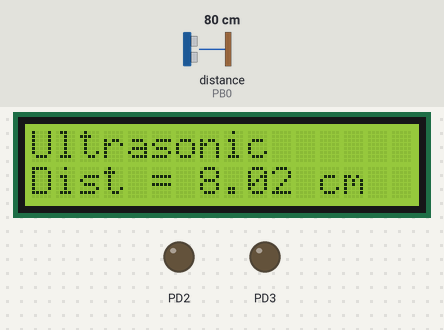
Recording of a program running on a simulated ATmega328P, built with avr-gcc and emulated at 0.8 MHz. Parts: 16×2 character LCD, output pins drawn as LEDs (lit = HIGH). Wiring (inferred from the names in the program): ultrasonic range finder: trigger PB1; echo PB0; character LCD (HD44780): RS PD0; E PD1; data PD4, PD5, PD6, PD7. Inputs (shaded band) come from the test bench; at power-on: distance to the obstacle (sensor on PB0) 80 cm. The echo pulse lasts 58.3 µs per cm; pins used as bus, display or sensor lines are not drawn.

Above: at 1.4 s.
1.5 s: distance to the obstacle (sensor on PB0) set to 4 cm
At 2.3 s:
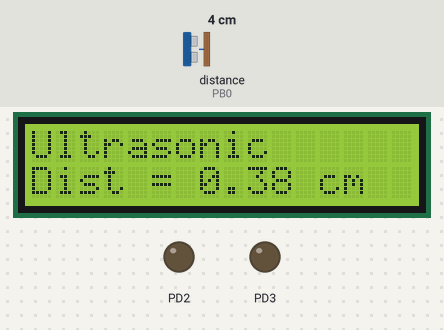
4.6 s: distance to the obstacle (sensor on PB0) set to 2 cm
At 6.2 s:
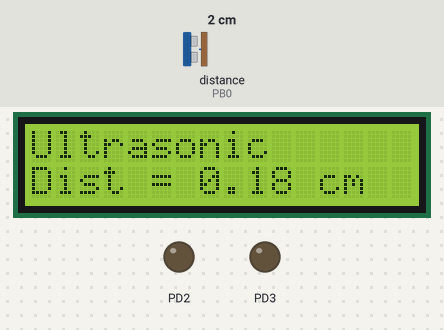
6.5 s: distance to the obstacle (sensor on PB0) set to 19 cm
At 7.5 s:
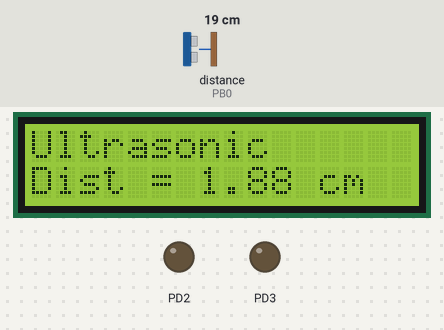
Timing chart, 0 to 9.5 s (numbered marks = the images above; inputs shaded):
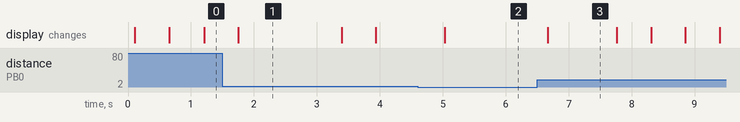

Measured:
- after the input at 1.5 s, the display: changes after 0.26 s (image 1)
- after the input at 4.6 s, the display: changes after 0.43 s (image 2)
- after the input at 6.5 s, the display: changes after 0.17 s (image 3)
- what the display in image 3 shows lasts 1.1 s, from 6.7 s to 7.8 s

The program:

main.cpp
```cpp
/*
   This code is written for an AVR microcontroller to interface with an ultrasonic sensor and display the measured distance on a 16x2 character LCD.
*/

#define F_CPU 800000UL // Define the clock frequency for delay functions
#include <avr/io.h>
#include <avr/interrupt.h>
#include <util/delay.h>
#include <string.h>
#include <stdlib.h>

// Define LCD control pins and trigger pin for the ultrasonic sensor
#define Trigger_pin PB1
#define LCD_Port PORTD
#define LCD_DPin DDRD
#define RSPIN PD0
#define ENPIN PD1

int TimerOverflow = 0; // Counter for Timer1 overflows

// Interrupt service routine for Timer1 overflow
ISR(TIMER1_OVF_vect)
{
    TimerOverflow++;
}

// Function to send a command to the LCD
void LCD_Action(unsigned char cmnd)
{
    LCD_Port = (LCD_Port & 0x0F) | (cmnd & 0xF0); // Send upper nibble
    LCD_Port &= ~(1 << RSPIN); // Select command register (RS = 0)
    LCD_Port |= (1 << ENPIN); // Enable high pulse
    _delay_us(1);
    LCD_Port &= ~(1 << ENPIN); // Disable the enable pin
    _delay_us(200);

    LCD_Port = (LCD_Port & 0x0F) | (cmnd << 4); // Send lower nibble
    LCD_Port |= (1 << ENPIN); // Enable high pulse
    _delay_us(1);
    LCD_Port &= ~(1 << ENPIN); // Disable the enable pin
    _delay_ms(2);
}

// Function to initialize the LCD
void LCD_Init(void)
{
    LCD_DPin = 0xFF; // Set data direction of the LCD port to output
    _delay_ms(15);
    LCD_Action(0x33); // Initialize the LCD in 4-bit mode
    LCD_Action(0x32);
    LCD_Action(0x28); // 4-bit mode, 2 lines, 5x8 font
    LCD_Action(0x02); // Return home (reset the cursor position)
    LCD_Action(0x0C); // Display on, cursor off
    LCD_Action(0x06); // Entry mode: Increment cursor, no display shift
    LCD_Action(0x01); // Clear the display
    _delay_ms(2);
}

// Function to clear the LCD display
void LCD_Clear()
{
    LCD_Action(0x01); // Clear the display
    _delay_ms(2);
    LCD_Action(0x80); // Move the cursor to the first position of the first line
}

// Function to print a string on the LCD
void LCD_Print(char *str)
{
    int i;
    for (i = 0; str[i] != 0; i++)
    {
        LCD_Port = (LCD_Port & 0x0F) | (str[i] & 0xF0); // Send upper nibble of the character
        LCD_Port |= (1 << RSPIN); // Select data register (RS = 1)
        LCD_Port |= (1 << ENPIN); // Enable high pulse
        _delay_us(1);
        LCD_Port &= ~(1 << ENPIN); // Disable the enable pin
        _delay_us(200);

        LCD_Port = (LCD_Port & 0x0F) | (str[i] << 4); // Send lower nibble of the character
        LCD_Port |= (1 << ENPIN); // Enable high pulse
        _delay_us(1);
        LCD_Port &= ~(1 << ENPIN); // Disable the enable pin
        _delay_ms(2);
    }
}

// Function to print a string at a specific position on the LCD
void LCD_Printpos(char row, char pos, char *str)
{
    if (row == 0 && pos < 16)
        LCD_Action((pos & 0x0F) | 0x80); // Move the cursor to the specified position on the first line
    else if (row == 1 && pos < 16)
        LCD_Action((pos & 0x0F) | 0xC0); // Move the cursor to the specified position on the second line
    LCD_Print(str);
}

int main(void)
{
    char string[10];
    long count;
    double distance;

    DDRB |= (1 << PORTB1); // Set Trigger_pin as output
    DDRB &= ~(1 << PORTB0); // Set PORTB0 (Echo pin) as input
    PORTB |= (1 << PORTB0); // Enable internal pull-up for PORTB0

    LCD_Init(); // Initialize the LCD
    LCD_Printpos(0, 0, "Ultrasonic"); // Display "Ultrasonic" on the first line of the LCD

    sei(); // Enable global interrupts
    TIMSK1 = (1 << TOIE1); // Enable Timer1 overflow interrupt
    TCCR1A = 0; // Timer1 control register A (not used in this application)

    while (1)
    {
        PORTB |= (1 << Trigger_pin); // Generate a trigger pulse
        _delay_us(12);
        PORTB &= ~(1 << Trigger_pin); // Stop the trigger pulse

        TCNT1 = 0; // Clear Timer1 count
        TCCR1B = 0x41; // Start Timer1 with prescaler 64
        TIFR1 = 1 << ICF1; // Clear Input Capture Flag
        TIFR1 = 1 << TOV1; // Clear Timer1 Overflow Flag

        while ((TIFR1 & (1 << ICF1)) == 0); // Wait for the rising edge on Echo pin
        TCNT1 = 0; // Clear Timer1 count
        TCCR1B = 0x01; // Start Timer1 with no prescaler
        TIFR1 = 1 << ICF1; // Clear Input Capture Flag
        TIFR1 = 1 << TOV1; // Clear Timer1 Overflow Flag
        TimerOverflow = 0; // Reset TimerOverflow counter

        while ((TIFR1 & (1 << ICF1)) == 0); // Wait for the falling edge on Echo pin
        count = ICR1 + (65535 * TimerOverflow); // Calculate the total count elapsed
        distance = (double)count / 466.47; // Calculate the distance in centimeters

        dtostrf(distance, 2, 2, string); // Convert the distance value to a string
        strcat(string, " cm   "); // Concatenate " cm" to the distance value
        LCD_Printpos(1, 0, "Dist = "); // Display "Dist = " on the second line of the LCD
        LCD_Printpos(1, 7, string); // Display the distance value on the LCD
        _delay_ms(500); // Delay before taking the next measurement
    }
}
```
